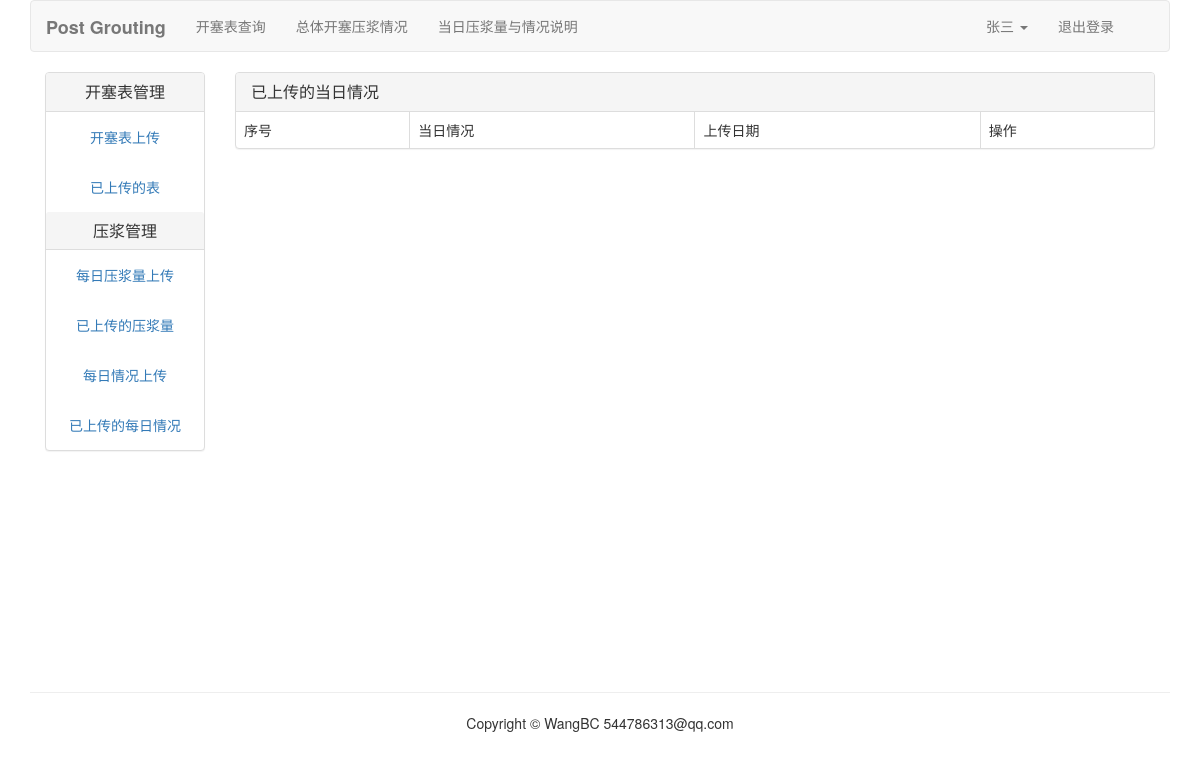
The page /grout/report-list (signed in) on the database as committed earlier.
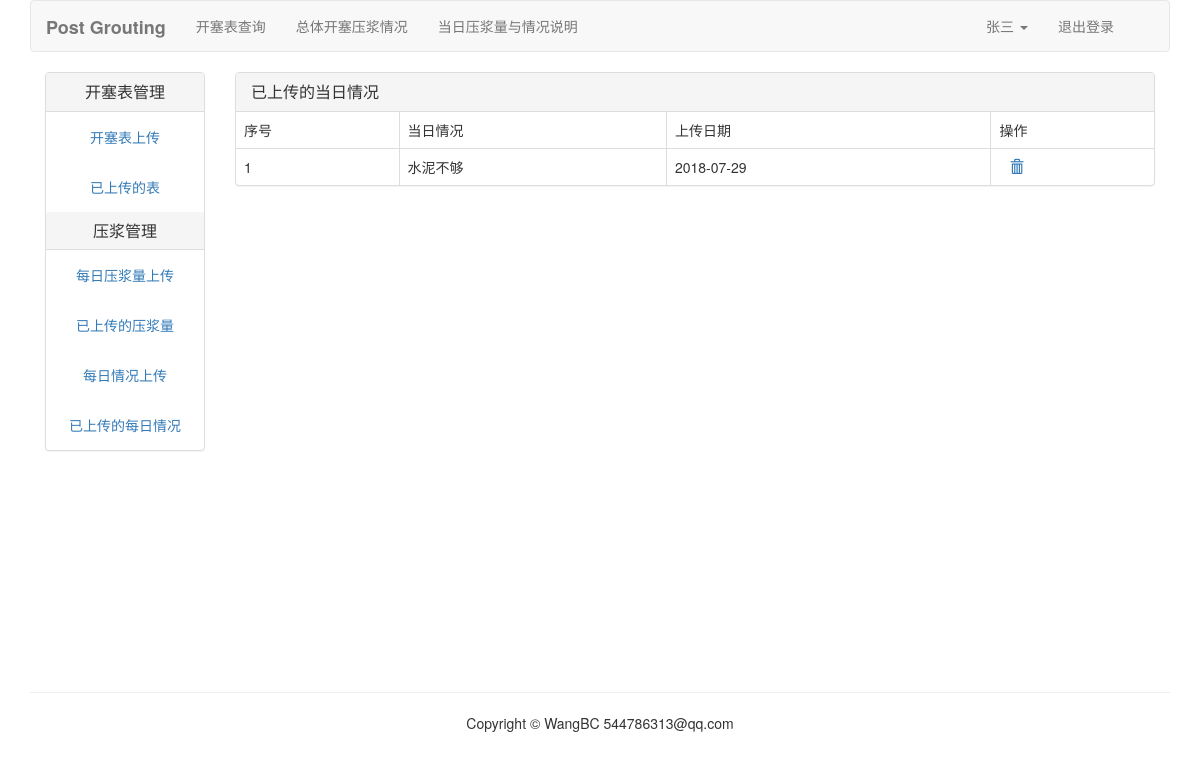
The same page on the database as committed later.
### grout/models.py (models this page shows)
class Report(models.Model):
	user = models.ForeignKey(User, related_name="report", on_delete=models.CASCADE)
	report = models.CharField(max_length=500, blank=True)
	date = models.DateField(default=timezone.now)
	class Meta:
		ordering = ("-date",)

### grout/views.py (the view)
# urls.py: path('report-list', views.report_list, name='report_list'),
@login_required(login_url='/account/login/')
def report_list(request):
	reports = Report.objects.filter(user=request.user)
	return render(request, 'grout/report_list.html', {"reports":reports})

### templates/grout/report_list.html (shortened to what this page needs)
{% extends "kaisai/base.html" %}
{% load staticfiles %}
{% block content %}
<div class="panel panel-default">
	<div class="panel-heading">
		<h3 class="panel-title">已上传的当日情况</h3>
	</div>
	<table class="table table-hover table-responsive table-bordered">
		<tr><td>序号</td><td>当日情况</td><td>上传日期</td><td>操作</td></tr>
		{% for report in reports %}
		<tr id="{{ report.id }}">
			<td>{{ forloop.counter }}</td>
			<td>{{ report.report|slice:'20' }}</td>
			<td>{{ report.date }}</td>
			<td>
				<a href="javascript:" name="delete" onclick="del_report(this, {{ report.id }})"><span class="glyphicon glyphicon-trash" style="margin-left: 10px"></span></a>
			</td>
		</tr>
		{% endfor %}
	</table>
</div>
{% endblock %}

Rows that differ between the two databases and show on the page:
added Report: report "水泥不够", date "2018-07-29"
